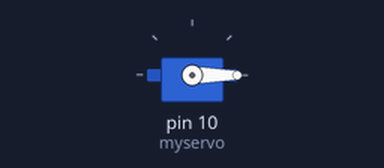
A sketch run on a simulated Arduino Uno, built with avr-gcc and run on an emulated ATmega328P. Parts: servo.

Above: at 0.05 s.
Timing chart, 0 to 13.0 s (numbered marks = the images above):
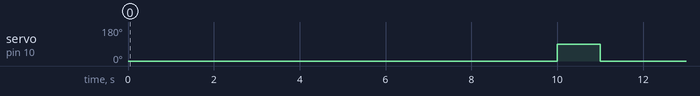

Measured:
- by itself, servo on pin 10 (myservo): alternates 90° for 1.0 s and 0° for 9.0 s

The sketch:

spray.ino
```cpp
#include <Servo.h>
Servo myservo;

void setup() {
  myservo.attach(10); // servo on pin 10
  myservo.write(0); // start off at 0 degrees
  Serial.begin(9600); // initialize serial communication
}

int sprayInterval = 1000; // interval between sprays
unsigned long previousMillis = 0;
const int sprayDuration = 1000; // duration of the spray being held down

void loop() {
  unsigned long currentMillis = millis(); // assign the time of being ON to currentMillis
  if (currentMillis - previousMillis >= sprayInterval*10) {
    previousMillis = currentMillis; // reset the counter
    spray();
  }
}

void spray()
{
  myservo.write(90); // move servo to press the aerosol button
  delay(sprayDuration); // delay for the duration of the sprayDuration
  myservo.write(0); // move servo to starting position
  delay(1000);
}
```
